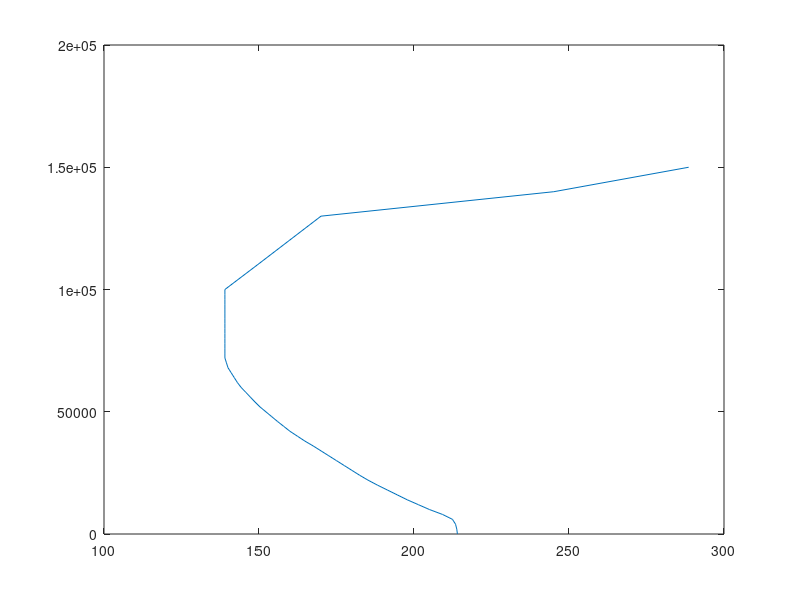

Source code (MATLAB): (Note: this script raises an error after producing the figure.)
clear all;
close all;
clc;

% NASA model stops at 100km
h1 = 0:2:100;
% Teacher models stop at 150km but is less precise
h2 = 110:10:150;
% So we use the NASA model first and after the teacher
h = [h1 h2] * 1000; % Convert h in meters

% Temperature is in K
t1 = [214, 213.8, 213.4, 212.4, 209.2, 205, 201.4, 197.8,...
      194.6, 191.4, 188.2, 185.2, 182.5, 180, 177.5, 175, 172.5, 170,...
      167.5, 164.8, 162.4, 160, 158, 156, 154.1, 152.2, 150.3, 148.7,...
      147.2, 145.7, 144.2, 143, 142, 141, 140, 139.5, 139, 139, 139,...
      139, 139, 139, 139, 139, 139, 139, 139, 139, 139, 139, 139];
t2 = [149.4, 159.7, 170, 245.1, 288.6];
T = [t1 t2];

plot(T, h);

%% Fits models model

%from 0 to 10 : 
T_0_10 = t1(1 : 6);
h_0_10 = (0:2:10) * 1e3;

f_0_10 = fit(transpose(h_0_10), transpose(T_0_10), 'poly3');

h_test = (0:0.1:10) * 1e3
t_test = f_0_10.p1 * h_test.^3 + f_0_10.p2 * h_test.^2 + ...
         f_0_10.p3 * h_test.^1 + f_0_10.p4

figure();
plot(h_0_10, T_0_10)
hold on;
plot(h_test, t_test);

% from 10 to 70 : 
T_10_70 = t1(6 : 36);
  
 h_10_70 = (10:2:70) * 1e3;
 
 f_10_70=fit(transpose(h_10_70), transpose(T_10_70), 'poly4');

 h_test = (10:0.1:70) * 1e3
 t_test = f_10_70.p1 * h_test.^4 + f_10_70.p2 * h_test.^3 + ...
         f_10_70.p3 * h_test.^2 + f_10_70.p4 * h_test.^1 + f_10_70.p5
 
 figure();
 plot(h_10_70, T_10_70)
 hold on;
 plot(h_test, t_test)
 
 % from 70 to 100 : line at 139
 
 %from 100 to 150
 
 h2 = h2 * 1e3;
 addpath('Functions');
 f_100_150 = fit(transpose(h2), transpose(t2), 'exp2');

h_test_100_150 = (100:0.1:150) * 1e3;
t_test_100_150 = f_100_150.a * exp(h_test_100_150 * f_100_150.b) + ...
                 f_100_150.c * exp(h_test_100_150 * f_100_150.d);

figure();
plot(h2, t2);
hold on;
plot(h_test_100_150, t_test_100_150);
 
 % test solve

addpath('Data');
save('Data\fit_temp', 'f_0_10', 'f_10_70', 'f_100_150');

syms x;
% compare all;
figure();
plot(T, h);
hold on;
plot(Temperature2(h), h);
